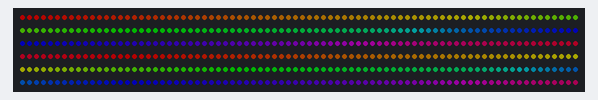
A program run on a simulated Arduino Mega 2560, built for the host (arithmetic inside an expression is 32-bit, double 64-bit). Parts: 480 RGB LEDs in strip order, left to right, continuing on the next row. Dim RGB values are drawn brighter than linear; WiFi joins after 1.5 s; servers stay silent unless stated; what the program prints to the serial monitor is not drawn.

Above: at 1.6 s.

The program:

main.cpp
```cpp
// Network settings
#define NETWORK_SSID "test_network_dont_usee"
#define NETWORK_PASS "test_key_dont_usee"
#define NETWORK_HOST "ArtNet-LedCube-1"
// Number of leds per strip
#define PER_STRIP  480
// Number of strips
#define NUM_STRIPS 1

// First patched universe
#define START_UNIVERSE  0
// Patched with one universe per strip, or continously
#define CONTINOUS_MODE true

#include <Arduino.h>

#if defined(ARDUINO_ARCH_ESP32)
  #pragma message "ESP32 imports"
  #include <WiFi.h>
  #include <WiFiUdp.h>
#elif defined(ARDUINO_ARCH_ESP8266)
  #pragma message "ESP8266 imports"
  #include <ESP8266WiFi.h>
  #include <WiFiUdp.h>
#elif defined(ARDUINO_AVR_MEGA2560)
  #pragma message "MEGA imports"
  #include <Ethernet.h>
  #include <EthernetUdp.h>
#endif

#include <FastLED.h>
#include <artnet_node.h>

// Internal valiables
#if defined(ARDUINO_ARCH_ESP32) || defined(ARDUINO_ARCH_ESP8266)
WiFiUDP udpClient;
#else
EthernetUDP udpClient;
byte mac[] = {
  0xDE, 0xAD, 0xBE, 0xEF, 0xFE, 0xED
};
#endif
bool network_connected = false;

const int numLeds     = PER_STRIP * NUM_STRIPS;
const int numChannels = numLeds * 3;

CRGB leds[NUM_STRIPS][PER_STRIP];

// How many universes do we need?
const int maxUniverses = CONTINOUS_MODE ? (numChannels / 512 + ((numChannels % 512) ? 1 : 0)) : NUM_STRIPS;
// Keep track of recieved universes
bool universeReceived[maxUniverses];

// Callback for DMX data, this is what does the heavy lifting
// Takes DMX data and sets led colors accordingly.
void onDmxFrame(artnet_dmx_t *packetBuffer) {
  uint16_t universe = packetBuffer->universe;
  uint16_t length   = bytes_to_short(packetBuffer->lengthHi, packetBuffer->length);
  uint8_t  sequence = packetBuffer->sequence;
  uint8_t* data     = packetBuffer->data;

  Serial.printf("Got DMX data. Universe: %u, length: %u, sequence: %u\n", universe, length, sequence);

  int universeIndex = universe - START_UNIVERSE;

  if (universeIndex < 0 || universeIndex > maxUniverses) {
    Serial.printf("universeIndex was bad, %d\n", universeIndex);
    return;
  }

  unsigned int byteOffset = 0;
  if (CONTINOUS_MODE) {
    byteOffset = universeIndex * 512;
    if (byteOffset + length > numChannels) {
      length = numChannels - byteOffset;
    }
  } else {
    byteOffset = universeIndex * PER_STRIP * 3;
    if(PER_STRIP * 3 < length) {
      length = PER_STRIP * 3;
    }
  }

  if (byteOffset + length > numChannels) {
    Serial.printf("Out or range when byteOffset: %u, length: %u\n", byteOffset, length);
    // This is bad! Lets not try to memcpy this...
    // Should check that logic...
    return;
  }

  // Finally, its time flip some bytes!
  Serial.printf("before memcpy, length: %u, byteOffset: %u\n", length, byteOffset);
  Serial.flush();
  memcpy(((uint8_t*) leds) + byteOffset, data, length * sizeof(uint8_t));
  Serial.println("after memcpy");

  universeReceived[universeIndex] = true;

  // Have we gotten data for the other universes?
  for (int i = 0 ; i < maxUniverses ; i++) {
    if(!universeReceived[i]) return; // No? Then lets not show the change.
  }

  // Seems we have all the universes, lets show the changes.
  FastLED.show();
  // Reset this to false for every universe
  memset(universeReceived, false, maxUniverses);
}

int counter = 0;
// A not so fancy animation to show that we have started. Nice for diagnostic purposes
void simplerainbow() {
  for(int strip = 0; strip < NUM_STRIPS; strip++) {
    for(int i = 0; i < PER_STRIP; i++) {
      hsv2rgb_rainbow(CHSV((counter + i) % 255, 255, 127), leds[strip][i]);
    }
  }
  FastLED.show();
  counter++;
  delay(100);
}


// Callback for poll request
void onPollRequest(artnet_poll_t *packetBuffer) {
  // create a reply
  artnet_reply_t poll_reply;
  fill_art_poll_reply(&poll_reply);

  // local ip, but ending in 255, so we broadcast to the network
  #if defined(ARDUINO_ARCH_ESP32) || defined(ARDUINO_ARCH_ESP8266)
  IPAddress ip = WiFi.localIP();
  #elif defined(ARDUINO_AVR_MEGA2560)
  IPAddress ip = Ethernet.localIP();
  #endif
  ip[3] = 255;

  udpClient.beginPacket(ip, ARTNET_PORT);
  udpClient.write((uint8_t*) &poll_reply, sizeof(artnet_reply_t));
  udpClient.endPacket();
}

void setupArtNet() {
  // Setup callbacks
  set_dmx_callback(onDmxFrame);
  set_poll_callback(onPollRequest);

  // Listen on ARTNET_PORT (6454)
  udpClient.begin(ARTNET_PORT);

  // Get network info
  #if defined(ARDUINO_ARCH_ESP32) || defined(ARDUINO_ARCH_ESP8266)
  uint8_t mac[6];
  WiFi.macAddress(mac);
  uint32_t ip = WiFi.localIP();
  uint32_t gw = WiFi.gatewayIP();
  uint32_t subnet = WiFi.subnetMask();
  #else
  uint32_t ip = Ethernet.localIP();
  uint32_t gw = Ethernet.gatewayIP();
  uint32_t subnet = Ethernet.subnetMask();
  #endif

  // Add network info to internal struct
  fill_art_node(mac, &ip, &gw, &subnet);

  // Broadcast our existance
  artnet_poll_t* null;
  onPollRequest(null);

  Serial.println("ArtNet setup complete");
}

#if defined(ARDUINO_ARCH_ESP32)
void onWiFiEvent(WiFiEvent_t event) {
  switch (event) {
    case SYSTEM_EVENT_STA_START:
      Serial.printf("Setting host to %s\n", NETWORK_HOST);
      WiFi.setHostname(NETWORK_HOST);
      break;
    case SYSTEM_EVENT_STA_GOT_IP:
      setupArtNet();
      Serial.printf("WiFi connected, ip[3]: %d\n", WiFi.localIP()[3]);
      network_connected = true;
      break;
    case SYSTEM_EVENT_STA_DISCONNECTED:
      Serial.println("WiFi disconnected");
      network_connected = false;
      break;
    default:
      break;
  }
}
#elif defined(ARDUINO_ARCH_ESP8266)
void onWiFiEvent(WiFiEvent_t event) {
  switch(event) {
    case WIFI_EVENT_STAMODE_CONNECTED:
      Serial.printf("Setting host to %s\n", NETWORK_HOST);
      WiFi.hostname(NETWORK_HOST);
      break;
    case WIFI_EVENT_STAMODE_GOT_IP:
      setupArtNet();
      Serial.printf("WiFi connected, ip[3]: %d\n", WiFi.localIP()[3]);
      network_connected = true;
      break;
    case WIFI_EVENT_STAMODE_DISCONNECTED:
      Serial.println("WiFi disconnected");
      network_connected = false;
      break;
    default:
      break;
  }
}
#endif

void setupNetwork() {
  #if defined(ARDUINO_ARCH_ESP32) || defined(ARDUINO_ARCH_ESP8266)
  Serial.printf("Connecting to %s\n", NETWORK_SSID);
  //WiFi.mode(WIFI_MODE_STA);
  WiFi.onEvent(onWiFiEvent);
  wl_status_t status = WiFi.begin(NETWORK_SSID, NETWORK_PASS);
  switch (status) {
    case WL_NO_SHIELD: Serial.println("WL_NO_SHIELD"); break;
    case WL_IDLE_STATUS: Serial.println("WL_IDLE_STATUS"); break;
    case WL_NO_SSID_AVAIL: Serial.println("WL_NO_SSID_AVAIL"); break;
    case WL_SCAN_COMPLETED: Serial.println("WL_SCAN_COMPLETED"); break;
    case WL_CONNECTED: Serial.println("WL_CONNECTED"); break;
    case WL_CONNECT_FAILED: Serial.println("WL_CONNECT_FAILED"); break;
    case WL_CONNECTION_LOST: Serial.println("WL_CONNECTION_LOST"); break;
    case WL_DISCONNECTED: Serial.println("WL_DISCONNECTED"); break;
    default: Serial.printf("Connection status %d\n", status);
  }
  #else
  Serial.println("Connecting to Ethernet");
  if(Ethernet.begin(mac)) {
    network_connected = true;
    IPAddress ip = Ethernet.localIP();
    Serial.printf("Ethernet connected, ip: %d.%d.%d.%d\n", ip[0], ip[1], ip[2], ip[3]);
    setupArtNet();
  }
  #endif
}

void setup() {
  Serial.begin(115200);

#if defined(ARDUINO_ARCH_ESP32)
  // templates make this ugly?
  // not sure if it can be better
  FastLED.addLeds<NEOPIXEL, 12>(leds[0], PER_STRIP);
  #if NUM_STRIPS > 1
  FastLED.addLeds<NEOPIXEL, 13>(leds[1], PER_STRIP);
  #endif
  #if NUM_STRIPS > 2
  FastLED.addLeds<NEOPIXEL, 14>(leds[2], PER_STRIP);
  #endif
  #if NUM_STRIPS > 3
  FastLED.addLeds<NEOPIXEL, 15>(leds[3], PER_STRIP);
  #endif
  #if NUM_STRIPS > 4
  FastLED.addLeds<NEOPIXEL, 16>(leds[4], PER_STRIP);
  #endif
  #if NUM_STRIPS > 5
  FastLED.addLeds<NEOPIXEL, 17>(leds[5], PER_STRIP);
  #endif
#elif defined(ARDUINO_ARCH_ESP8266)
  // pins 12-15, 4-5 on esp8266
  FastLED.addLeds<WS2811_PORTA, NUM_STRIPS>((CRGB*) leds, numLeds);
#else
  FastLED.addLeds<NEOPIXEL, 4>(leds[0], numLeds);
#endif

  setupNetwork();
  simplerainbow();
}

void loop() {
  if (network_connected) {
    // Read artnet data
    uint8_t* buffer = get_packet_buffer();
    int buffer_size = get_max_buffer_size();
    int packet_size = udpClient.parsePacket();
    // Only if the packet seems sane
    if (packet_size && packet_size <= buffer_size) {
      udpClient.read(buffer, buffer_size);
      Serial.println("Recieved packet");
      Serial.flush();
      //let artnet_node.c handle the art-net specifics
      handle_packet();
    }

    udpClient.flush();
  } else if (!network_connected) {
    Serial.println("network_connected = false; showing simplerainbow.");
    simplerainbow();
  }
}
```
